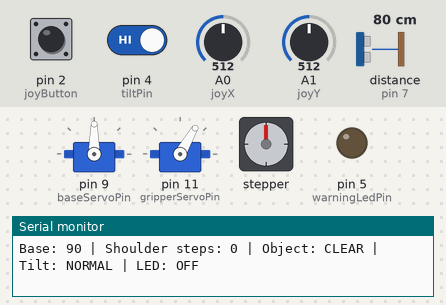
Bench run of a sketch on a simulated Arduino Uno, built with avr-gcc and run on an emulated ATmega328P. Shown: 2 × servo, stepper motor, output pins drawn as LEDs (lit = HIGH), the last lines printed to the serial monitor. Wiring (inferred from the names in the program): ultrasonic range finder: trigger pin 6; echo pin 7. The test bench sets the inputs (shaded band); at power-on: A0 (joyX) = 512, A1 (joyY) = 512, distance to the obstacle (sensor on pin 7) 80 cm, pin 2 (joyButton) HIGH, pin 4 (tiltPin) HIGH. The echo pulse lasts 58.3 µs per cm; stepper angles assume 2048 steps per turn; pins used as bus, display or sensor lines are not drawn.

Above: at 1.2 s.
1.3 s: A0 (joyX) set to 553
4.3 s: A0 (joyX) set to 581
At 6.2 s:
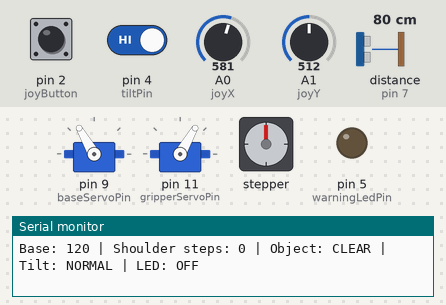
6.7 s: A1 (joyY) set to 562
8.2 s: A1 (joyY) set to 581
At 9.49 s:
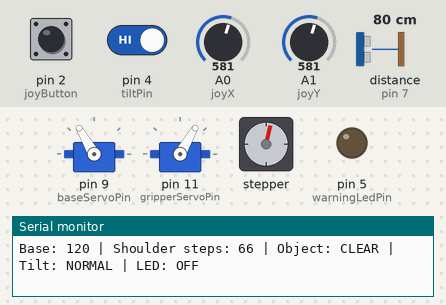
11.2 s: distance to the obstacle (sensor on pin 7) set to 2 cm
At 11.9 s:
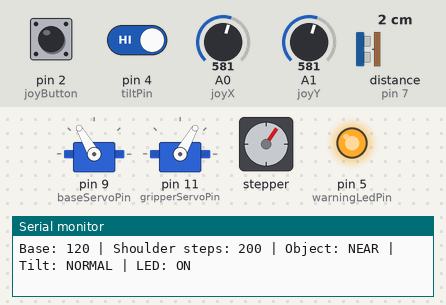
12.8 s: pin 2 (joyButton) pulled LOW for 0.15 s
At 13.5 s:
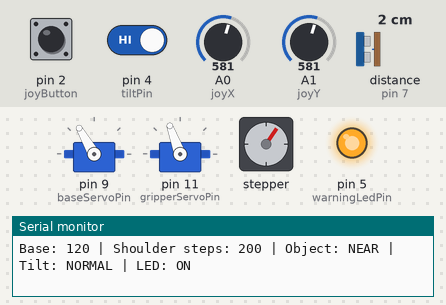
Timing chart, 0 to 15.4 s (numbered marks = the images above; inputs shaded):
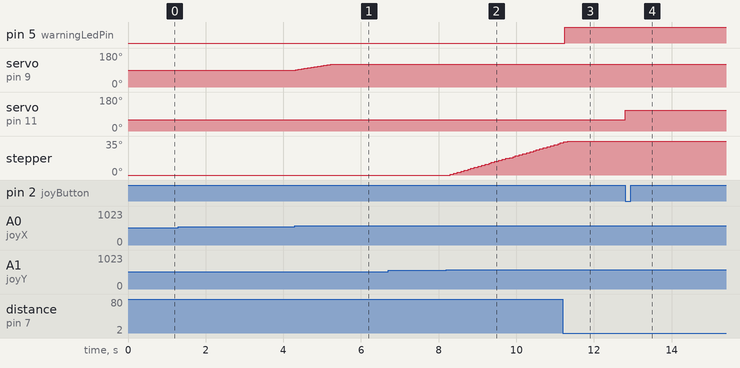

The sketch:

RoboticArm_Final.ino
```cpp
#include <Servo.h>
#include <Stepper.h>

// ==========================================
// ROBOTIC ARM FINAL PROJECT
// Arduino Uno
// 3 Servos + 28BYJ-48 Stepper
// Joystick + HC-SR04 + Tilt Switch + LED
// ==========================================

// ----- SERVO MOTORS -----
Servo baseServo;
Servo auxiliaryServo;
Servo gripperServo;

const int baseServoPin = 9;
const int auxiliaryServoPin = 10;
const int gripperServoPin = 11;

// Set to true only if the third servo is installed
// on an additional moving joint.
const bool useAuxiliaryServo = false;

// ----- STEPPER MOTOR -----
// Wiring: IN1=D3, IN2=D8, IN3=D12, IN4=D13
const int stepsPerRevolution = 2048;

Stepper shoulderStepper(
  stepsPerRevolution,
  3, 12, 8, 13
);

// Approximate software travel limits.
// These must be adjusted after mechanical testing.
long shoulderPosition = 0;
const long shoulderMin = -200;
const long shoulderMax = 200;

const int shoulderStepSize = 2;

// ----- JOYSTICK -----
const int joyX = A0;
const int joyY = A1;
const int joyButton = 2;

const int deadZoneLow = 450;
const int deadZoneHigh = 570;

// ----- SERVO POSITIONS -----
int baseAngle = 90;
int auxiliaryAngle = 90;

// Conservative initial limits.
// Adjust only after checking the physical joints.
const int baseMin = 60;
const int baseMax = 120;

const int auxiliaryMin = 60;
const int auxiliaryMax = 120;

const int gripperOpen = 60;
const int gripperClosed = 110;

bool gripperIsClosed = false;

// ----- ULTRASONIC SENSOR -----
const int trigPin = 6;
const int echoPin = 7;

const float warningDistance = 15.0;

// ----- TILT SWITCH -----
const int tiltPin = 4;

// ----- WARNING LED -----
const int warningLedPin = 5;

// ----- TIMING -----
unsigned long lastMovementTime = 0;
unsigned long lastSensorTime = 0;
unsigned long lastButtonTime = 0;

const unsigned long movementInterval = 30;
const unsigned long sensorInterval = 250;
const unsigned long debounceInterval = 200;

bool lastButtonState = HIGH;

bool objectNearby = false;
bool tiltWarning = false;

// ==========================================
// SETUP
// ==========================================

void setup() {
  Serial.begin(9600);

  // Configure joystick
  pinMode(joyButton, INPUT_PULLUP);

  // Configure ultrasonic sensor
  pinMode(trigPin, OUTPUT);
  pinMode(echoPin, INPUT);
  digitalWrite(trigPin, LOW);

  // Configure tilt switch
  pinMode(tiltPin, INPUT_PULLUP);

  // Configure warning LED
  pinMode(warningLedPin, OUTPUT);
  digitalWrite(warningLedPin, LOW);

  // Attach servo motors
  baseServo.attach(baseServoPin);
  gripperServo.attach(gripperServoPin);

  if (useAuxiliaryServo) {
    auxiliaryServo.attach(auxiliaryServoPin);
    auxiliaryServo.write(auxiliaryAngle);
  }

  // Set starting servo positions
  baseServo.write(baseAngle);
  gripperServo.write(gripperOpen);

  // Configure stepper
  shoulderStepper.setSpeed(8);

  Serial.println("Robotic Arm Initialized");
  Serial.println("Joystick X: Base");
  Serial.println("Joystick Y: Shoulder Stepper");
  Serial.println("Joystick Button: Gripper");
  Serial.println("Sensors: Warning LED");
}

// ==========================================
// MAIN LOOP
// ==========================================

void loop() {
  unsigned long currentTime = millis();

  // Read joystick button continuously
  controlGripper(currentTime);

  // Move motors periodically
  if (currentTime - lastMovementTime >= movementInterval) {
    lastMovementTime = currentTime;

    controlBase();
    controlShoulder();
  }

  // Read sensors periodically
  if (currentTime - lastSensorTime >= sensorInterval) {
    lastSensorTime = currentTime;

    checkUltrasonic();
    checkTilt();
    updateWarningLED();
    displaySensorStatus();
  }
}

// ==========================================
// BASE SERVO CONTROL
// ==========================================

void controlBase() {
  int xValue = analogRead(joyX);

  if (xValue < deadZoneLow) {
    baseAngle--;
  }
  else if (xValue > deadZoneHigh) {
    baseAngle++;
  }

  baseAngle = constrain(
    baseAngle,
    baseMin,
    baseMax
  );

  baseServo.write(baseAngle);
}

// ==========================================
// SHOULDER STEPPER CONTROL
// ==========================================

void controlShoulder() {
  int yValue = analogRead(joyY);

  int direction = 0;

  if (yValue < deadZoneLow) {
    direction = -1;
  }
  else if (yValue > deadZoneHigh) {
    direction = 1;
  }

  if (direction == 0) {
    return;
  }

  long targetPosition =
    shoulderPosition + direction * shoulderStepSize;

  // Prevent movement outside configured limits
  if (targetPosition < shoulderMin ||
      targetPosition > shoulderMax) {
    return;
  }

  shoulderStepper.step(direction * shoulderStepSize);

  shoulderPosition = targetPosition;
}

// ==========================================
// GRIPPER CONTROL
// ==========================================

void controlGripper(unsigned long currentTime) {
  bool buttonState = digitalRead(joyButton);

  if (lastButtonState == HIGH &&
      buttonState == LOW &&
      currentTime - lastButtonTime >= debounceInterval) {

    gripperIsClosed = !gripperIsClosed;

    if (gripperIsClosed) {
      gripperServo.write(gripperClosed);
    }
    else {
      gripperServo.write(gripperOpen);
    }

    lastButtonTime = currentTime;
  }

  lastButtonState = buttonState;
}

// ==========================================
// ULTRASONIC SENSOR
// ==========================================

void checkUltrasonic() {
  digitalWrite(trigPin, LOW);
  delayMicroseconds(2);

  digitalWrite(trigPin, HIGH);
  delayMicroseconds(10);

  digitalWrite(trigPin, LOW);

  unsigned long duration =
    pulseIn(echoPin, HIGH, 25000UL);

  if (duration == 0) {
    objectNearby = false;
    return;
  }

  float distance = duration * 0.0343 / 2.0;

  objectNearby =
    distance > 0 &&
    distance < warningDistance;
}

// ==========================================
// TILT SWITCH
// ==========================================

void checkTilt() {
  tiltWarning = digitalRead(tiltPin) == LOW;
}

// ==========================================
// WARNING LED
// ==========================================

void updateWarningLED() {
  if (objectNearby || tiltWarning) {
    digitalWrite(warningLedPin, HIGH);
  }
  else {
    digitalWrite(warningLedPin, LOW);
  }
}

// ==========================================
// SERIAL MONITOR DEBUGGING
// ==========================================

void displaySensorStatus() {
  Serial.print("Base: ");
  Serial.print(baseAngle);

  Serial.print(" | Shoulder steps: ");
  Serial.print(shoulderPosition);

  Serial.print(" | Object: ");
  Serial.print(objectNearby ? "NEAR" : "CLEAR");

  Serial.print(" | Tilt: ");
  Serial.print(tiltWarning ? "ACTIVE" : "NORMAL");

  Serial.print(" | LED: ");
  Serial.println(
    (objectNearby || tiltWarning) ? "ON" : "OFF"
  );
}
```

Measured:
- the behaviour switches between 570 and 571 on A0 (joyX) (found by bisection; images 0 and 1)
- the behaviour switches between 570 and 571 on A1 (joyY) (found by bisection; images 1 and 2)
- after the input at 4.3 s, servo on pin 9 (baseServoPin): moves from 90° to 120° over 0.90 s, starting at once
- after the input at 8.2 s, stepper: keeps turning clockwise at about 12°/s, starting after 0.09 s
- after the input at 11.2 s, pin 5 (warningLedPin): LOW → HIGH after 0.05 s
- after the input at 12.8 s, servo on pin 11 (gripperServoPin): 60° → 110° at once
